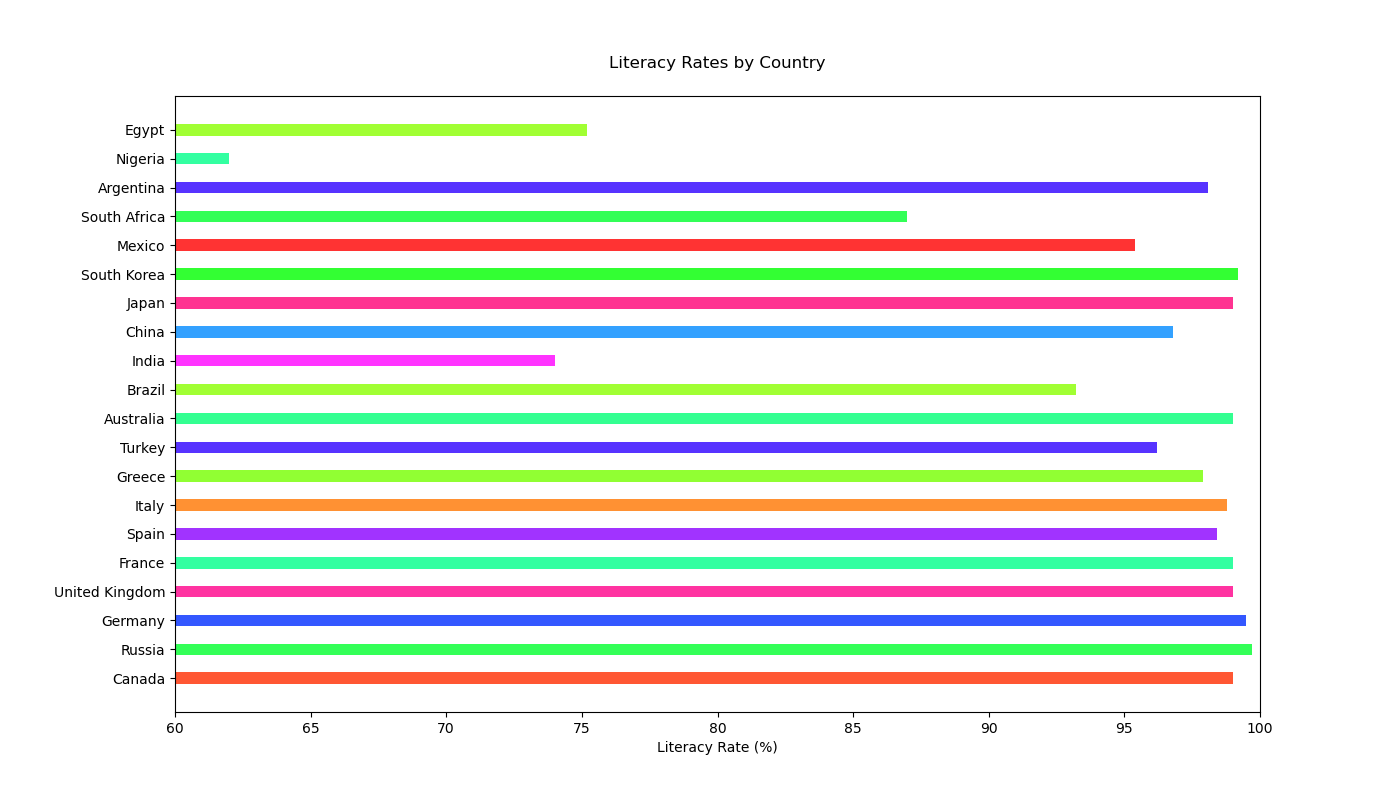

Reproduce this figure in Python.

import matplotlib.pyplot as plt

# Data for the bar chart
countries = [
    'Canada', 'Russia', 'Germany', 'United Kingdom', 'France', 'Spain', 
    'Italy', 'Greece', 'Turkey', 'Australia', 'Brazil', 'India', 
    'China', 'Japan', 'South Korea', 'Mexico', 'South Africa', 
    'Argentina', 'Nigeria', 'Egypt'
]

literacy_rates = [
    99.0, 99.7, 99.5, 99.0, 99.0, 98.4, 98.8, 97.9, 96.2, 99.0, 
    93.2, 74.0, 96.8, 99.0, 99.2, 95.4, 87.0, 98.1, 62.0, 75.2
]

# Modify the color scheme
colors = [
    '#FF5733', '#33FF57', '#3357FF', '#FF33A1', '#33FFA1', '#A133FF', 
    '#FF9133', '#91FF33', '#5733FF', '#33FF91', '#A1FF33', '#FF33FF', 
    '#33A1FF', '#FF3391', '#33FF33', '#FF3333', '#33FF57', '#5733FF', 
    '#33FFA1', '#A1FF33'
]

# Set the figure size for better clarity or visual appeal
plt.figure(figsize=(14, 8))

# Change the direction of the chart from vertical to horizontal
plt.barh(countries, literacy_rates, color=colors, height=0.4)

# Set y-axis limits to truncate the chart
plt.xlim(60, 100)

# Add labels and title to the chart
plt.xlabel('Literacy Rate (%)')
plt.title('Literacy Rates by Country', pad=20)

# Display the chart
plt.show()
